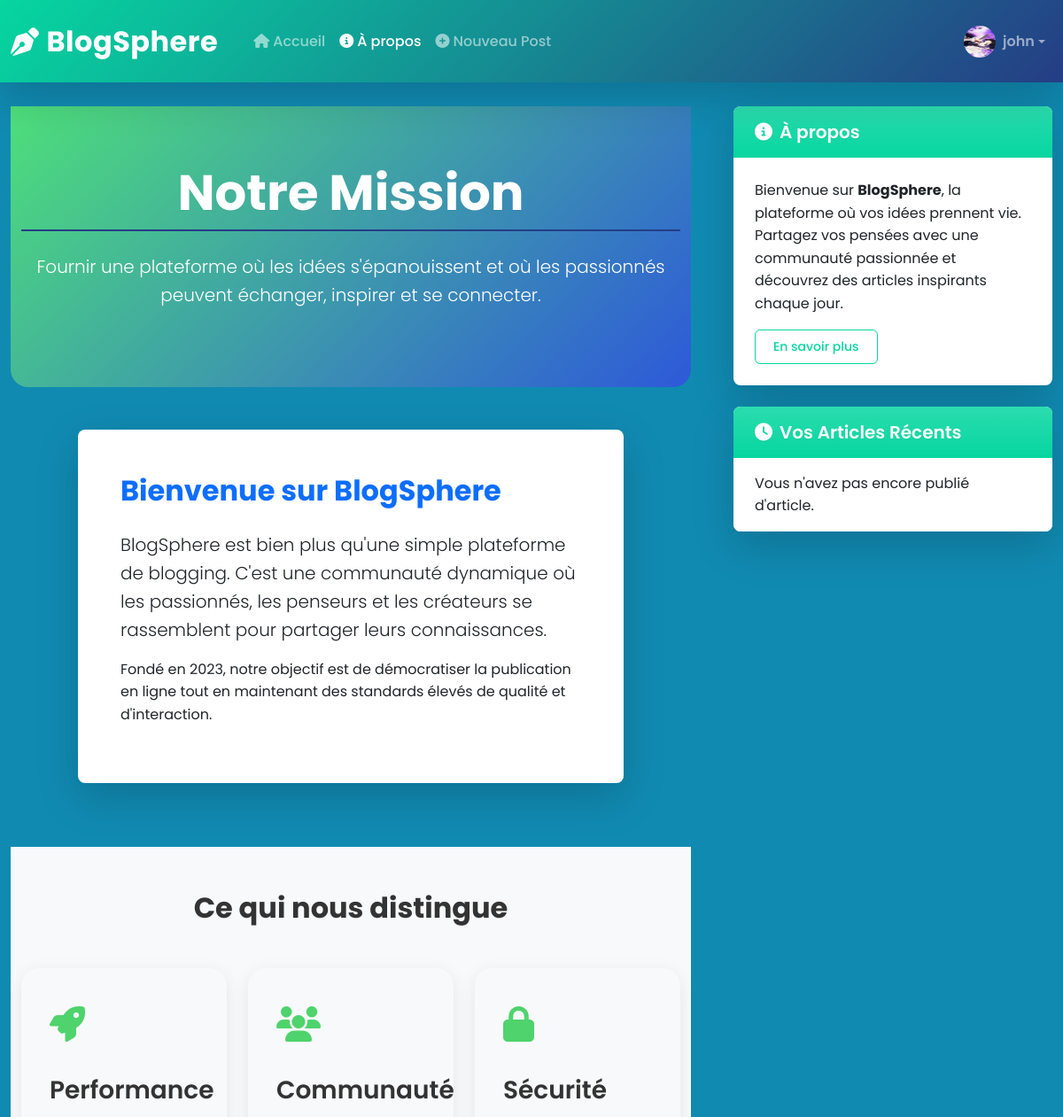
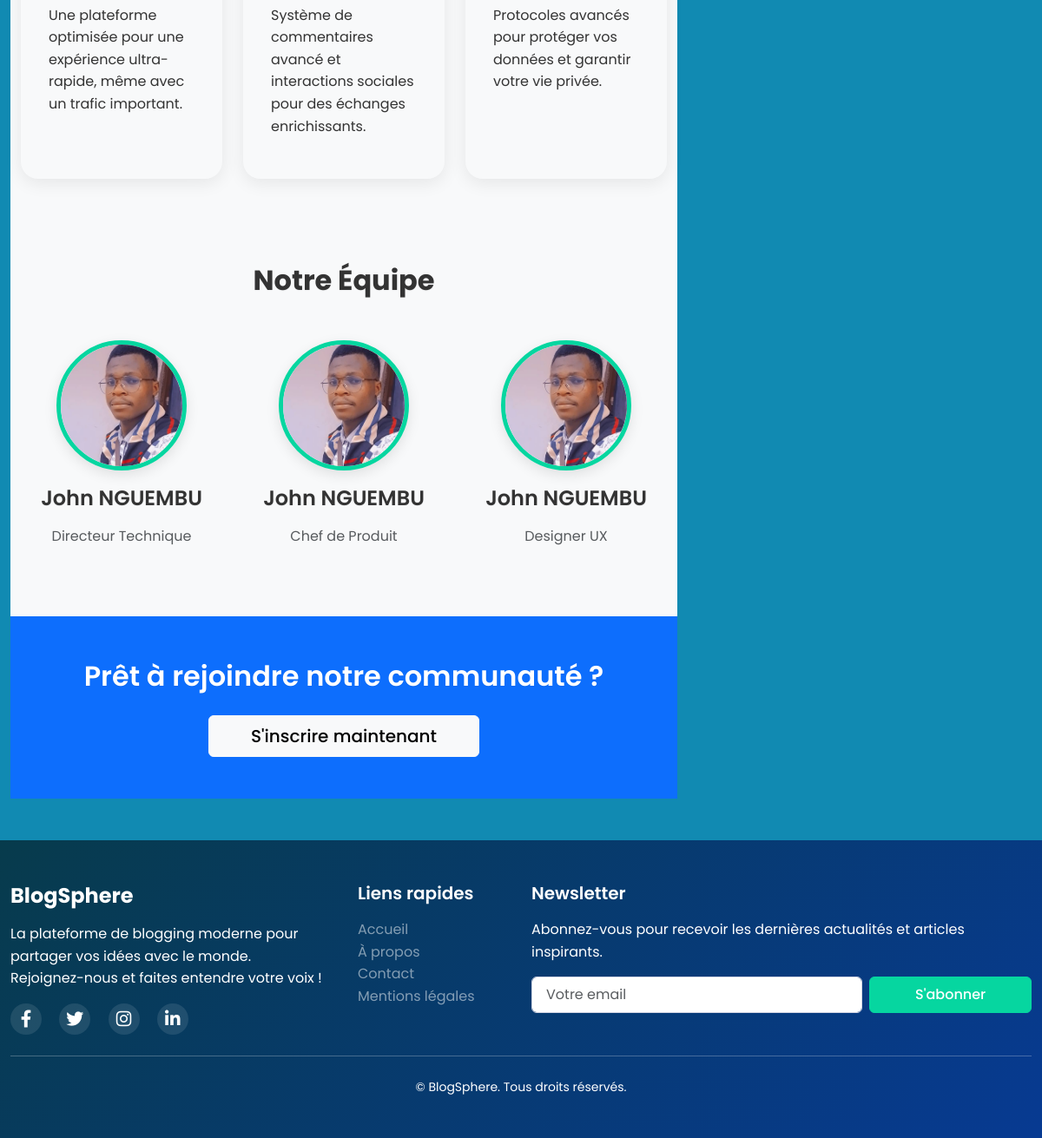
The app's page /about/ (signed in) with its own data (2 pictures, top to bottom).
### blog/models.py (models this page shows, shortened)
class Person(AbstractBaseUser, PermissionsMixin):
    SEX_TYPES = (
        ('M', 'Male'),
        ('F', 'Feminine'),
    )
    username = models.CharField(max_length=150, unique=False)  # unique ajouté pour éviter doublons
    email = models.EmailField(unique=True)
    sex = models.CharField(max_length=1, choices=SEX_TYPES, blank=True, null=True)
    profile_picture = models.ImageField(upload_to='profiles/', blank=True, null=True, default='default.jpg')
    is_staff = models.BooleanField(default=False)
    is_superuser = models.BooleanField(default=False)
    is_active = models.BooleanField(default=True)
    groups = models.ManyToManyField(
        Group,
        related_name='person_set',
        blank=True,
        verbose_name='groups',
        help_text='The groups this user belongs to.'
    )
    user_permissions = models.ManyToManyField(
        Permission,
        related_name='person_permissions_set',
        blank=True,
        verbose_name='user permissions',
        help_text='Specific permissions for this user.'
    )
    objects = UserManager()
    USERNAME_FIELD = 'email'
    REQUIRED_FIELDS = ['username']
    class Meta:
        verbose_name = "Person"
        verbose_name_plural = "Persons"
        constraints = [
            models.UniqueConstraint(fields=['username', 'email'], name='unique_person_username_email')
        ]

class Profile(models.Model):
    user = models.OneToOneField(Person, on_delete=models.CASCADE)
    image = models.ImageField(default='default.jpg', upload_to='profile_pics')
    bio = models.TextField(max_length=500, blank=True)

### blog/views.py (the view)
# urls.py: path('about/', views.about, name='blog-about'),
def about(request):
    return render(request, 'blog/about.html', {'title': 'À propos'})

### blog/templates/blog/about.html (shortened to what this page needs)
{% extends "blog/base.html" %}
{% load static %}
{% block content %}
<section class="about-hero text-center">
    <div class="container">
        <h1 class="display-4 fw-bold mb-4 animate__animated animate__fadeInDown">Notre Mission</h1>
        <p class="lead mb-4 animate__animated animate__fadeIn animate__delay-1s">
            Fournir une plateforme où les idées s'épanouissent et où les passionnés peuvent échanger, inspirer et se connecter.
        </p>
    </div>
</section>
<div class="container mb-5">
    <div class="row justify-content-center">
        <div class="col-lg-10">
            <div class="card border-0 shadow-lg">
                <div class="card-body p-5">
                    <h2 class="fw-bold mb-4 text-primary">Bienvenue sur BlogSphere</h2>
                    <p class="lead">
                        BlogSphere est bien plus qu'une simple plateforme de blogging. C'est une communauté dynamique où
                        les passionnés, les penseurs et les créateurs se rassemblent pour partager leurs connaissances.
                    </p>
                    <p>
                        Fondé en 2023, notre objectif est de démocratiser la publication en ligne tout en maintenant
                        des standards élevés de qualité et d'interaction.
                    </p>
                </div>
            </div>
        </div>
    </div>
</div>
<section class="py-5 bg-light">
    <div class="container">
        <h2 class="text-center mb-5 fw-bold">Ce qui nous distingue</h2>
        <div class="row g-4">
            <div class="col-md-4">
                <div class="feature-card">
                    <div class="feature-icon">
                        <i class="fas fa-rocket"></i>
                    </div>
                    <h3>Performance</h3>
                    <p>
                        Une plateforme optimisée pour une expérience ultra-rapide, même avec un trafic important.
                    </p>
                </div>
            </div>
            <div class="col-md-4">
                <div class="feature-card">
                    <div class="feature-icon">
                        <i class="fas fa-users"></i>
                    </div>
                    <h3>Communauté</h3>
                    <p>
                        Système de commentaires avancé et interactions sociales pour des échanges enrichissants.
                    </p>
                </div>
            </div>
            <div class="col-md-4">
                <div class="feature-card">
                    <div class="feature-icon">
                        <i class="fas fa-lock"></i>
                    </div>
                    <h3>Sécurité</h3>
                    <p>
                        Protocoles avancés pour protéger vos données et garantir votre vie privée.
                    </p>
                </div>
            </div>
        </div>
    </div>
</section>
<section class="py-5 bg-light">
    <div class="container">
        <h2 class="text-center mb-5 fw-bold">Notre Équipe</h2>
        <div class="row justify-content-center">
            <div class="col-md-4">
                <div class="team-member">
                    <img src="{% static 'blog/images/jj.jpg' %}" class="team-img" alt="Directeur Technique">
                    <h4>John NGUEMBU</h4>
                    <p class="text-muted">Directeur Technique</p>
                </div>
            </div>
            <div class="col-md-4">
                <div class="team-member">
                    <img src="{% static 'blog/images/jj.jpg' %}" class="team-img" alt="Chef de Produit">
                    <h4>John NGUEMBU</h4>
                    <p class="text-muted">Chef de Produit</p>
                </div>
            </div>
            <div class="col-md-4">
                <div class="team-member">
                    <img src="{% static 'blog/images/jj.jpg' %}" class="team-img" alt="Designer UX">
                    <h4>John NGUEMBU</h4>
                    <p class="text-muted">Designer UX</p>
                </div>
            </div>
        </div>
    </div>
</section>
<section class="py-5 bg-primary text-white">
    <div class="container text-center">
        <h2 class="mb-4">Prêt à rejoindre notre communauté ?</h2>
        <a href="{% url 'register' %}" class="btn btn-light btn-lg px-5">
            S'inscrire maintenant
        </a>
    </div>
</section>
{% endblock %}

### blog/templates/blog/base.html (shortened to what this page needs)
{% load static %}
<!DOCTYPE html>
<html lang="fr">
<head>
    <link rel="stylesheet" href="https://cdn.jsdelivr.net/npm/bootstrap-icons@1.11.1/font/bootstrap-icons.css">
    <link href="https://cdn.jsdelivr.net/npm/bootstrap@5.3.0/dist/css/bootstrap.min.css" rel="stylesheet" />
    <link rel="stylesheet" href="https://cdnjs.cloudflare.com/ajax/libs/font-awesome/6.4.0/css/all.min.css" />
    <link rel="stylesheet" href="https://cdnjs.cloudflare.com/ajax/libs/animate.css/4.1.1/animate.min.css" />
    <link rel="stylesheet" href="{% static 'blog/css/main.css' %}" />
</head>
<body class="d-flex flex-column min-vh-100">
    <header>
        <nav class="navbar navbar-expand-lg navbar-dark shadow-lg fixed-top py-3 custom-navbar">
            <div class="container">
                <a class="navbar-brand fw-bold fs-2 d-flex align-items-center" href="{% url 'blog-home' %}">
                    <i class="fas fa-pen-nib me-2"></i>BlogSphere
                </a>
                <div class="collapse navbar-collapse" id="navbarNav">
                    <ul class="navbar-nav me-auto ms-3">
                        <li class="nav-item">
                            <a class="nav-link {% if request.resolver_match.url_name == 'blog-home' %}active{% endif %}" href="{% url 'blog-home' %}">
                                <i class="fas fa-home me-1"></i>Accueil
                            </a>
                        </li>
                        <li class="nav-item">
                            <a class="nav-link {% if request.resolver_match.url_name == 'blog-about' %}active{% endif %}" href="{% url 'blog-about' %}">
                                <i class="fas fa-info-circle me-1"></i>À propos
                            </a>
                        </li>
                        {% if user.is_authenticated %}
                        <li class="nav-item">
                            <a class="nav-link" href="{% url 'post-create' %}">
                                <i class="fas fa-plus-circle me-1"></i>Nouveau Post
                            </a>
                        </li>
                        {% endif %}
                    </ul>
                    <ul class="navbar-nav ms-auto">
                        {% if user.is_authenticated %}
                        <li class="nav-item dropdown">
                            <a class="nav-link dropdown-toggle d-flex align-items-center" href="#" id="userDropdown"
                               role="button" data-bs-toggle="dropdown" aria-expanded="false">
                                {% if user.profile.image %}
                                    <img src="{{ user.profile.image.url }}"
                                         class="rounded-circle profile-img me-2" width="36" height="36" alt="Profile" />
                                {% else %}
                                    <img src="https://ui-avatars.com/api/?name={{ user.username }}&background=random"
                                         class="rounded-circle profile-img me-2" width="36" height="36" alt="Profile" />
                                {% endif %}
                                <span class="fw-semibold">{{ user.username }}</span>
                            </a>
                        </li>
                        {% endif %}
                    </ul>
                </div>
            </div>
        </nav>
    </header>
    <main class="flex-grow-1 mt-5 pt-4">
        <div class="container my-5">
            <div class="row g-5">
                <div class="col-lg-8">
                    {% block content %}{% endblock %}
                </div>
                <div class="col-lg-4">
                    <div class="sticky-top custom-sticky">
                        <div class="card shadow-lg mb-4 animate__animated animate__fadeInRight">
                            <div class="card-header bg-gradient text-white custom-card-header">
                                <h5 class="mb-0"><i class="fas fa-info-circle me-2"></i>À propos</h5>
                            </div>
                            <div class="card-body">
                                <p class="card-text">
                                    Bienvenue sur <b>BlogSphere</b>, la plateforme où vos idées prennent vie.<br>
                                    Partagez vos pensées avec une communauté passionnée et découvrez des articles inspirants chaque jour.
                                </p>
                                <a href="{% url 'blog-about' %}" class="btn btn-outline-primary btn-sm">En savoir plus</a>
                            </div>
                        </div>
                        <div class="card shadow-lg animate__animated animate__fadeInRight animate__delay-1s">
                            <div class="card-header bg-gradient text-white custom-card-header">
                                <h5 class="mb-0"><i class="fas fa-clock me-2"></i>Vos Articles Récents</h5>
                            </div>
                            <div class="card-body p-0">
                                <div class="list-group list-group-flush">
                                    {% if user.is_authenticated and user_recent_posts %}
                                        {% for post in user_recent_posts %}
                                        <a href="{% url 'post-detail' post.pk %}"
                                           class="list-group-item list-group-item-action d-flex justify-content-between align-items-center">
                                            <span>{{ post.title|truncatechars:5 }}</span>
                                            <span class="badge bg-primary rounded-pill">{{ post.comments.count }}</span>
                                        </a>
                                        {% endfor %}
                                    {% elif user.is_authenticated %}
                                        <div class="list-group-item">Vous n'avez pas encore publié d'article.</div>
                                    {% else %}
                                        <div class="list-group-item">Connectez-vous pour voir vos articles récents.</div>
                                    {% endif %}
                                </div>
                            </div>
                        </div>
                    </div>
                </div>
            </div>
        </div>
    </main>
    <footer class="footer-bg text-white py-5 mt-auto">
        <div class="container">
            <div class="row">
                <div class="col-md-4 mb-4 mb-md-0">
                    <h4 class="fw-bold mb-3">BlogSphere</h4>
                    <p>
                        La plateforme de blogging moderne pour partager vos idées avec le monde.<br>
                        Rejoignez-nous et faites entendre votre voix !
                    </p>
                    <div class="social-icons mt-3">
                        <a href="#" class="text-white me-3 fs-5"><i class="fab fa-facebook-f"></i></a>
                        <a href="#" class="text-white me-3 fs-5"><i class="fab fa-twitter"></i></a>
                        <a href="#" class="text-white me-3 fs-5"><i class="fab fa-instagram"></i></a>
                        <a href="#" class="text-white fs-5"><i class="fab fa-linkedin-in"></i></a>
                    </div>
                </div>
                <div class="col-md-2 mb-4 mb-md-0">
                    <h5 class="mb-3">Liens rapides</h5>
                    <ul class="list-unstyled">
                        <li><a href="{% url 'blog-home' %}" class="text-white-50">Accueil</a></li>
                        <li><a href="{% url 'blog-about' %}" class="text-white-50">À propos</a></li>
                        <li><a href="{% url 'blog-Contact' %}" class="text-white-50">Contact</a></li>
                        <li><a href="{% url 'privacy-policy' %}" class="text-white-50">Mentions légales</a></li>
                    </ul>
                </div>
                <div class="col-md-6">
                    <h5 class="mb-3">Newsletter</h5>
                    <p>Abonnez-vous pour recevoir les dernières actualités et articles inspirants.</p>
                    <form class="row g-2" method="post" action="{% url 'newsletter-subscribe' %}">
                        <div class="col-8">
                            <input type="email" name="email" class="form-control" placeholder="Votre email" required />
                        </div>
                        <div class="col-4">
                            <button type="submit" class="btn btn-primary w-100">S'abonner</button>
                        </div>
                    </form>
                </div>
            </div>
            <hr class="my-4 bg-secondary" />
            <div class="text-center">
                <p class="mb-0 small">&copy; {{ now|date:"Y" }} BlogSphere. Tous droits réservés.</p>
            </div>
        </div>
    </footer>
</body>
</html>

### records on screen
Person: profile.image (picture), username "john"
